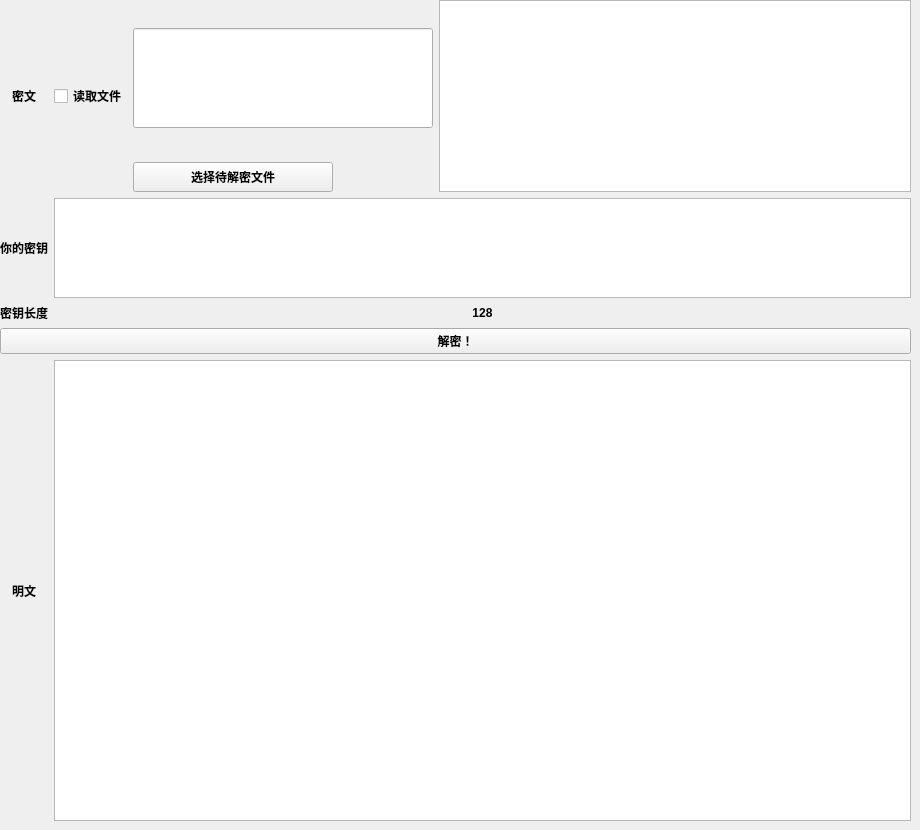
      <widget class="QWidget" name="page_17">
       <widget class="QWidget" name="gridLayoutWidget_8">
        <property name="geometry">
         <rect>
          <x>0</x>
          <y>0</y>
          <width>911</width>
          <height>821</height>
         </rect>
        </property>
        <property name="font">
         <font>
          <weight>75</weight>
          <bold>true</bold>
         </font>
        </property>
        <layout class="QGridLayout" name="gridLayout_11">
         <item row="2" column="2">
          <widget class="QPushButton" name="pushButton_48">
           <property name="maximumSize">
            <size>
             <width>200</width>
             <height>30</height>
            </size>
           </property>
           <property name="font">
            <font>
             <weight>75</weight>
             <bold>true</bold>
            </font>
           </property>
           <property name="layoutDirection">
            <enum>Qt::LeftToRight</enum>
           </property>
           <property name="text">
            <string>选择待解密文件</string>
           </property>
           <property name="checkable">
            <bool>false</bool>
           </property>
          </widget>
         </item>
         <item row="0" column="3" rowspan="3">
          <widget class="QPlainTextEdit" name="plainTextEdit_21">
           <property name="maximumSize">
            <size>
             <width>16777215</width>
             <height>300</height>
            </size>
           </property>
           <property name="font">
            <font>
             <weight>75</weight>
             <bold>true</bold>
            </font>
           </property>
          </widget>
         </item>
         <item row="0" column="1" rowspan="3">
          <widget class="QCheckBox" name="checkBox_16">
           <property name="font">
            <font>
             <weight>75</weight>
             <bold>true</bold>
            </font>
           </property>
           <property name="text">
            <string>读取文件</string>
           </property>
          </widget>
         </item>
         <item row="0" column="2" rowspan="2">
          <widget class="QLineEdit" name="lineEdit_14">
           <property name="maximumSize">
            <size>
             <width>300</width>
             <height>100</height>
            </size>
           </property>
           <property name="font">
            <font>
             <weight>75</weight>
             <bold>true</bold>
            </font>
           </property>
          </widget>
         </item>
         <item row="0" column="0" rowspan="3">
          <widget class="QLabel" name="label_25">
           <property name="font">
            <font>
             <weight>75</weight>
             <bold>true</bold>
            </font>
           </property>
           <property name="text">
            <string>密文</string>
           </property>
           <property name="alignment">
            <set>Qt::AlignCenter</set>
           </property>
          </widget>
         </item>
         <item row="4" column="0">
          <widget class="QLabel" name="label_49">
           <property name="font">
            <font>
             <weight>75</weight>
             <bold>true</bold>
            </font>
           </property>
           <property name="text">
            <string>你的密钥</string>
           </property>
           <property name="alignment">
            <set>Qt::AlignCenter</set>
           </property>
          </widget>
         </item>
         <item row="5" column="0">
          <widget class="QLabel" name="label_50">
           <property name="maximumSize">
            <size>
             <width>300</width>
             <height>16777215</height>
            </size>
           </property>
           <property name="font">
            <font>
             <weight>75</weight>
             <bold>true</bold>
            </font>
           </property>
           <property name="text">
            <string>密钥长度</string>
           </property>
           <property name="alignment">
            <set>Qt::AlignCenter</set>
           </property>
          </widget>
         </item>
         <item row="4" column="1" colspan="3">
          <widget class="QPlainTextEdit" name="plainTextEdit_22">
           <property name="maximumSize">
            <size>
             <width>16777215</width>
             <height>100</height>
            </size>
           </property>
           <property name="font">
            <font>
             <weight>75</weight>
             <bold>true</bold>
            </font>
           </property>
          </widget>
         </item>
         <item row="5" column="1" colspan="3">
          <widget class="QLabel" name="label_48">
           <property name="maximumSize">
            <size>
             <width>16777215</width>
             <height>70</height>
            </size>
           </property>
           <property name="font">
            <font>
             <weight>75</weight>
             <bold>true</bold>
            </font>
           </property>
           <property name="text">
            <string>128</string>
           </property>
           <property name="alignment">
            <set>Qt::AlignCenter</set>
           </property>
          </widget>
         </item>
         <item row="6" column="0" colspan="4">
          <widget class="QPushButton" name="pushButton_47">
           <property name="font">
            <font>
             <weight>75</weight>
             <bold>true</bold>
            </font>
           </property>
           <property name="text">
            <string>解密！</string>
           </property>
          </widget>
         </item>
         <item row="7" column="0">
          <widget class="QLabel" name="label_47">
           <property name="font">
            <font>
             <weight>75</weight>
             <bold>true</bold>
            </font>
           </property>
           <property name="text">
            <string>明文</string>
           </property>
           <property name="alignment">
            <set>Qt::AlignCenter</set>
           </property>
          </widget>
         </item>
         <item row="7" column="1" colspan="3">
          <widget class="QTextEdit" name="textEdit_3">
           <property name="font">
            <font>
             <weight>75</weight>
             <bold>true</bold>
            </font>
           </property>
          </widget>
         </item>
        </layout>
       </widget>
      </widget>
